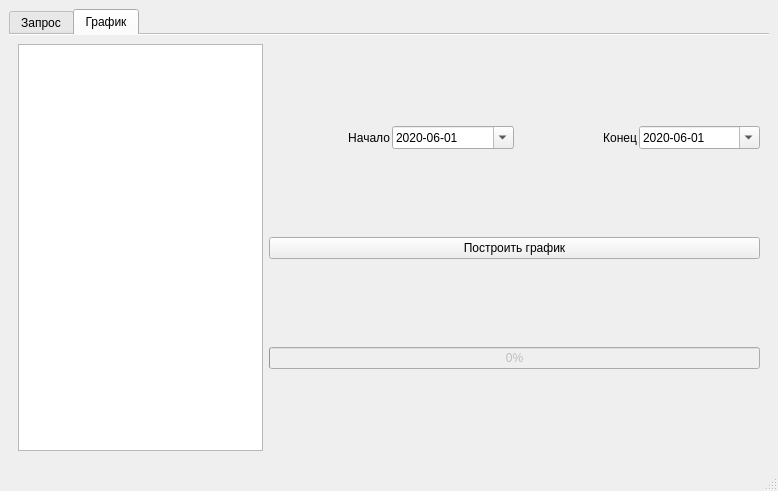
<?xml version="1.0" encoding="UTF-8"?>
<ui version="4.0">
 <class>MainWindow</class>
 <widget class="QMainWindow" name="MainWindow">
  <property name="geometry">
   <rect>
    <x>0</x>
    <y>0</y>
    <width>778</width>
    <height>491</height>
   </rect>
  </property>
  <property name="windowTitle">
   <string>Заболеваемость COVID-19</string>
  </property>
  <property name="styleSheet">
   <string notr="true"/>
  </property>
  <widget class="QWidget" name="centralwidget">
   <layout class="QVBoxLayout" name="verticalLayout">
    <item>
     <widget class="QTabWidget" name="tabWidget">
      <property name="autoFillBackground">
       <bool>true</bool>
      </property>
      <property name="currentIndex">
       <number>1</number>
      </property>
      <property name="documentMode">
       <bool>true</bool>
      </property>
      <widget class="QWidget" name="tab_simple">
       <attribute name="title">
        <string>Запрос</string>
       </attribute>
       <layout class="QVBoxLayout" name="verticalLayout_3">
        <item>
         <layout class="QHBoxLayout" name="horizontalLayout_3" stretch="0,0">
          <item>
           <widget class="QLabel" name="label_2">
            <property name="text">
             <string>Дата</string>
            </property>
           </widget>
          </item>
          <item>
           <widget class="QDateEdit" name="dateEdit">
            <property name="dateTime">
             <datetime>
              <hour>0</hour>
              <minute>0</minute>
              <second>0</second>
              <year>2020</year>
              <month>11</month>
              <day>16</day>
             </datetime>
            </property>
            <property name="maximumDate">
             <date>
              <year>2021</year>
              <month>12</month>
              <day>31</day>
             </date>
            </property>
            <property name="minimumDate">
             <date>
              <year>2020</year>
              <month>3</month>
              <day>15</day>
             </date>
            </property>
            <property name="displayFormat">
             <string>yyyy-MM-dd</string>
            </property>
            <property name="calendarPopup">
             <bool>true</bool>
            </property>
           </widget>
          </item>
         </layout>
        </item>
        <item>
         <layout class="QHBoxLayout" name="horizontalLayout">
          <item>
           <widget class="QLabel" name="label">
            <property name="text">
             <string>По миру</string>
            </property>
           </widget>
          </item>
          <item>
           <widget class="QLCDNumber" name="lcdNumber_world">
            <property name="font">
             <font>
              <weight>50</weight>
              <bold>false</bold>
             </font>
            </property>
            <property name="autoFillBackground">
             <bool>false</bool>
            </property>
            <property name="frameShape">
             <enum>QFrame::Box</enum>
            </property>
            <property name="frameShadow">
             <enum>QFrame::Raised</enum>
            </property>
            <property name="lineWidth">
             <number>1</number>
            </property>
            <property name="digitCount">
             <number>10</number>
            </property>
            <property name="segmentStyle">
             <enum>QLCDNumber::Flat</enum>
            </property>
            <property name="value" stdset="0">
             <double>0.000000000000000</double>
            </property>
           </widget>
          </item>
         </layout>
        </item>
        <item>
         <layout class="QHBoxLayout" name="horizontalLayout_2" stretch="1,2,3">
          <item>
           <widget class="QLabel" name="label_3">
            <property name="text">
             <string>По стране</string>
            </property>
           </widget>
          </item>
          <item>
           <widget class="QComboBox" name="comboBox">
            <item>
             <property name="text">
              <string>Russia</string>
             </property>
            </item>
            <item>
             <property name="text">
              <string>Belgium</string>
             </property>
            </item>
            <item>
             <property name="text">
              <string>Japan</string>
             </property>
            </item>
           </widget>
          </item>
          <item>
           <widget class="QLCDNumber" name="lcdNumber_rus">
            <property name="digitCount">
             <number>10</number>
            </property>
            <property name="segmentStyle">
             <enum>QLCDNumber::Flat</enum>
            </property>
           </widget>
          </item>
         </layout>
        </item>
        <item>
         <layout class="QHBoxLayout" name="horizontalLayout_4">
          <item>
           <widget class="QLabel" name="label_4">
            <property name="text">
             <string>По Москве</string>
            </property>
           </widget>
          </item>
          <item>
           <widget class="QLCDNumber" name="lcdNumber_mos">
            <property name="digitCount">
             <number>10</number>
            </property>
            <property name="segmentStyle">
             <enum>QLCDNumber::Flat</enum>
            </property>
           </widget>
          </item>
         </layout>
        </item>
        <item>
         <widget class="QTextEdit" name="textEdit"/>
        </item>
        <item>
         <widget class="QPushButton" name="pb_request">
          <property name="text">
           <string>Запрос</string>
          </property>
         </widget>
        </item>
       </layout>
      </widget>
      <widget class="QWidget" name="tab_plot">
       <attribute name="title">
        <string>График</string>
       </attribute>
       <layout class="QVBoxLayout" name="verticalLayout_2" stretch="0">
        <item>
         <layout class="QHBoxLayout" name="horizontalLayout_6" stretch="1,2">
          <item>
           <widget class="QTreeWidget" name="treeWidget">
            <property name="selectionMode">
             <enum>QAbstractItemView::MultiSelection</enum>
            </property>
            <property name="animated">
             <bool>true</bool>
            </property>
            <attribute name="headerVisible">
             <bool>false</bool>
            </attribute>
            <column>
             <property name="text">
              <string notr="true">1</string>
             </property>
            </column>
           </widget>
          </item>
          <item>
           <layout class="QVBoxLayout" name="verticalLayout_4" stretch="0,0,0,1">
            <item>
             <layout class="QHBoxLayout" name="horizontalLayout_5">
              <property name="spacing">
               <number>2</number>
              </property>
              <item>
               <widget class="QLabel" name="label_6">
                <property name="text">
                 <string>Начало</string>
                </property>
                <property name="alignment">
                 <set>Qt::AlignRight|Qt::AlignTrailing|Qt::AlignVCenter</set>
                </property>
               </widget>
              </item>
              <item>
               <widget class="QDateEdit" name="dateEdit_start">
                <property name="maximumDate">
                 <date>
                  <year>2020</year>
                  <month>12</month>
                  <day>31</day>
                 </date>
                </property>
                <property name="minimumDate">
                 <date>
                  <year>2020</year>
                  <month>6</month>
                  <day>1</day>
                 </date>
                </property>
                <property name="displayFormat">
                 <string>yyyy-MM-dd</string>
                </property>
                <property name="calendarPopup">
                 <bool>true</bool>
                </property>
               </widget>
              </item>
              <item>
               <widget class="QLabel" name="label_5">
                <property name="text">
                 <string>Конец</string>
                </property>
                <property name="alignment">
                 <set>Qt::AlignRight|Qt::AlignTrailing|Qt::AlignVCenter</set>
                </property>
               </widget>
              </item>
              <item>
               <widget class="QDateEdit" name="dateEdit_end">
                <property name="maximumDate">
                 <date>
                  <year>2020</year>
                  <month>12</month>
                  <day>31</day>
                 </date>
                </property>
                <property name="minimumDate">
                 <date>
                  <year>2020</year>
                  <month>6</month>
                  <day>1</day>
                 </date>
                </property>
                <property name="displayFormat">
                 <string>yyyy-MM-dd</string>
                </property>
                <property name="calendarPopup">
                 <bool>true</bool>
                </property>
               </widget>
              </item>
             </layout>
            </item>
            <item>
             <widget class="QPushButton" name="pushButton_plot">
              <property name="text">
               <string>Построить график</string>
              </property>
             </widget>
            </item>
            <item>
             <widget class="QProgressBar" name="progressBar">
              <property name="enabled">
               <bool>false</bool>
              </property>
              <property name="value">
               <number>0</number>
              </property>
             </widget>
            </item>
            <item>
             <layout class="QVBoxLayout" name="plotLayout"/>
            </item>
           </layout>
          </item>
         </layout>
        </item>
       </layout>
      </widget>
     </widget>
    </item>
   </layout>
  </widget>
  <widget class="QMenuBar" name="menubar">
   <property name="geometry">
    <rect>
     <x>0</x>
     <y>0</y>
     <width>778</width>
     <height>21</height>
    </rect>
   </property>
  </widget>
  <widget class="QStatusBar" name="statusbar"/>
 </widget>
 <resources/>
 <connections/>
</ui>
